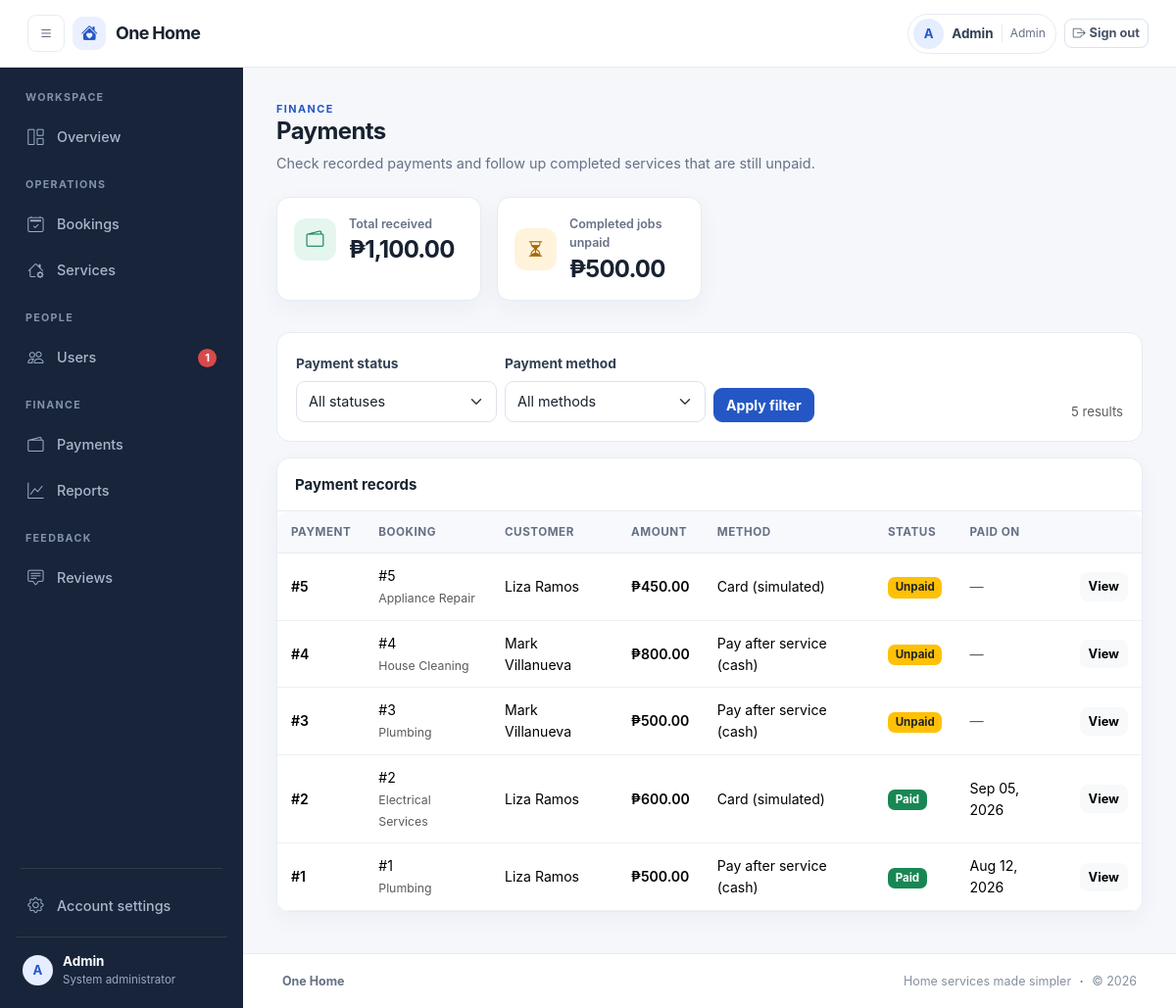
The page /admin/payments/index.php (signed in) on the database its author committed.
### tables this page shows
CREATE TABLE users (
  id INT AUTO_INCREMENT PRIMARY KEY,
  name VARCHAR(100) NOT NULL,
  email VARCHAR(100) NOT NULL UNIQUE,
  password VARCHAR(255) NOT NULL,
  phone VARCHAR(30),
  address VARCHAR(255),
  role ENUM('admin','employee','customer') NOT NULL,
  status ENUM('active','pending','inactive') NOT NULL DEFAULT 'active',
  avatar VARCHAR(255),
  skills VARCHAR(255),
  available_days VARCHAR(40) NOT NULL DEFAULT 'Mon,Tue,Wed,Thu,Fri',
  is_available TINYINT NOT NULL DEFAULT 1,
  created_at DATETIME NOT NULL DEFAULT CURRENT_TIMESTAMP,
  INDEX idx_users_role_status (role, status)
);

CREATE TABLE payments (
  id INT AUTO_INCREMENT PRIMARY KEY,
  booking_id INT NOT NULL UNIQUE,
  amount DECIMAL(10,2) NOT NULL,
  method ENUM('cash','card') NOT NULL DEFAULT 'cash',
  status ENUM('Unpaid','Paid','Refunded') NOT NULL DEFAULT 'Unpaid',
  card_last4 CHAR(4),
  paid_at DATETIME NULL,
  FOREIGN KEY (booking_id) REFERENCES bookings(id) ON DELETE CASCADE,
  CHECK (amount >= 0)
);

CREATE TABLE bookings (
  id INT AUTO_INCREMENT PRIMARY KEY,
  customer_id INT NOT NULL,
  employee_id INT NOT NULL,
  service_id INT NOT NULL,
  booking_date DATE NOT NULL,
  booking_time TIME NOT NULL,
  address VARCHAR(255) NOT NULL,
  description TEXT,
  photo VARCHAR(255),
  price DECIMAL(10,2) NOT NULL,
  status ENUM('Pending','Confirmed','Ongoing','Completed','Cancelled','Declined') NOT NULL DEFAULT 'Pending',
  decline_reason VARCHAR(255),
  created_at DATETIME NOT NULL DEFAULT CURRENT_TIMESTAMP,
  FOREIGN KEY (customer_id) REFERENCES users(id),
  FOREIGN KEY (employee_id) REFERENCES users(id),
  FOREIGN KEY (service_id) REFERENCES services(id),
  INDEX idx_bookings_customer (customer_id),
  INDEX idx_bookings_employee_date (employee_id, booking_date, status),
  INDEX idx_bookings_service (service_id),
  INDEX idx_bookings_status_date (status, booking_date),
  CHECK (price >= 0)
);

CREATE TABLE services (
  id INT AUTO_INCREMENT PRIMARY KEY,
  name VARCHAR(100) NOT NULL,
  description TEXT,
  price DECIMAL(10,2) NOT NULL,
  icon VARCHAR(50) NOT NULL DEFAULT 'bi-tools',
  is_active TINYINT NOT NULL DEFAULT 1,
  INDEX idx_services_active (is_active),
  CHECK (price >= 0)
);

### includes/auth.php (called while the page is built, shortened)
<?php
require_once INC . '/dbconn.php';
require_once INC . '/functions.php';
require_once INC . '/notifications.php';
function current_user()
{
    static $loaded = false;
    static $user = null;
    if (!$loaded) {
        $loaded = true;
        if (!empty($_SESSION['uid'])) {
            $user_id = (int) $_SESSION['uid'];
            if ($user_id > 0) {
                $user = db_one("SELECT * FROM users WHERE id = ? LIMIT 1", [$user_id]);
            }
        }
    }
    return $user;
}
function home_for($role)
{
    $pages = [
        'admin' => 'admin/dashboard.php',
        'employee' => 'employee/dashboard.php',
        'customer' => 'customer/dashboard.php'
    ];
    return $pages[$role] ?? 'login.php';
}
function require_role($role)
{
    $user = current_user();
}

### includes/notifications.php (called while the page is built, shortened)
<?php
function pending_employees_count()
{
    return db_val("SELECT COUNT(*) FROM users WHERE role='employee' AND status='pending'");
}

### admin/payments/index.php (the view, shortened to what this page needs)
<?php
require_once __DIR__ . '/../../includes/auth.php';
require_role('admin');
$st = in_array($_GET['status'] ?? '', ['Unpaid', 'Paid', 'Refunded'], true) ? $_GET['status'] : '';
$mt = in_array($_GET['method'] ?? '', ['cash', 'card'], true) ? $_GET['method'] : '';
$rows = db_all(
    "SELECT p.*, b.id AS bid, c.name AS cname, e.name AS ename,
            s.name AS sname, b.status AS bstatus
     FROM payments p
     JOIN bookings b ON b.id = p.booking_id
     JOIN users c ON c.id = b.customer_id
     JOIN users e ON e.id = b.employee_id
     JOIN services s ON s.id = b.service_id
     WHERE (? = '' OR p.status = ?)
     AND (? = '' OR p.method = ?)
     ORDER BY p.id DESC",
    [$st, $st, $mt, $mt]
);
$received = db_val("SELECT COALESCE(SUM(amount),0) FROM payments WHERE status='Paid'");
$unpaid = db_val("SELECT COALESCE(SUM(amount),0) FROM payments p JOIN bookings b ON b.id=p.booking_id WHERE p.status='Unpaid' AND b.status='Completed'");
require INC . '/header.php';
?>
<div class="page-heading">
    <div>
        <p class="eyebrow">FINANCE</p>
        <h1>Payments</h1>
        <p>Check recorded payments and follow up completed services that are still unpaid.</p>
    </div>
</div>
<div class="row g-3 mb-3">
    <?= stat_card('Total received', money($received), 'bi-wallet2', 'success') ?>
    <?= stat_card('Completed jobs unpaid', money($unpaid), 'bi-hourglass-split', 'warning') ?>
</div>
<form class="card card-body filter-bar mb-3" method="get">
    <div class="row g-2 align-items-end">
        <div class="col-sm-5 col-md-3">
            <label class="form-label" for="paymentStatus">Payment status</label>
            <select name="status" id="paymentStatus" class="form-select">
                <option value="">All statuses</option>
            </select>
        </div>
        <div class="col-sm-5 col-md-3">
            <label class="form-label" for="paymentMethod">Payment method</label>
            <select name="method" id="paymentMethod" class="form-select">
                <option value="">All methods</option>
            </select>
        </div>
        <div class="col-auto"><button class="btn btn-primary">Apply filter</button></div>
        <div class="col text-sm-end"><span class="small text-muted"><?= count($rows) ?> result<?= count($rows) === 1 ? '' : 's' ?></span></div>
    </div>
</form>
<div class="card">
    <div class="card-header">Payment records</div>
    <div class="table-responsive border-0">
        <?php if ($rows): ?>
            <table class="table table-hover align-middle">
                <thead><tr><th>Payment</th><th>Booking</th><th>Customer</th><th>Amount</th><th>Method</th><th>Status</th><th>Paid on</th><th></th></tr></thead>
                <tbody>
                    <?php foreach ($rows as $p): ?>
                        <tr>
                            <td class="fw-semibold">#<?= (int) $p['id'] ?></td>
                            <td>#<?= (int) $p['bid'] ?><br><span class="small text-muted"><?= e($p['sname']) ?></span></td>
                            <td><?= e($p['cname']) ?></td>
                            <td class="fw-semibold text-nowrap"><?= money($p['amount']) ?></td>
                            <td><?= pay_label($p['method']) ?></td>
                            <td><?= badge($p['status']) ?></td>
                            <td><?= $p['paid_at'] ? fdate($p['paid_at']) : '<span class="text-muted">—</span>' ?></td>
                            <td><a class="btn btn-sm btn-light" href="view.php?id=<?= $p['id'] ?>">View</a></td>
                        </tr>
                    <?php endforeach; ?>
                </tbody>
            </table>
        <?php else: ?>
            <div class="empty-state"><i class="bi bi-wallet2"></i><strong>No payment records found</strong><span>Try changing the selected filters.</span></div>
        <?php endif; ?>
    </div>
</div>
<?php require INC . '/footer.php'; ?>

### includes/header.php (shortened to what this page needs)
<?php
require_once __DIR__ . '/notifications.php';
$u = current_user();
$is_admin_layout = $u && $u['status'] === 'active' && $u['role'] === 'admin';
?>
<!DOCTYPE html>
<html lang="en">
<head>
    <link href="https://cdn.jsdelivr.net/npm/bootstrap@5.3.3/dist/css/bootstrap.min.css" rel="stylesheet">
    <link href="https://cdn.jsdelivr.net/npm/bootstrap-icons@1.11.3/font/bootstrap-icons.min.css" rel="stylesheet">
    <link href="<?= url('css/style.css') ?>" rel="stylesheet">
</head>
<body class="<?= $is_admin_layout ? 'admin-page' : 'public-page' ?>">
    <?php require __DIR__ . '/navbar.php'; ?>
    <?php if ($is_admin_layout): ?>
        <main class="page-content admin-page-content">
    <?php else: ?>
        <main class="container page-content py-4">
    <?php endif; ?>

### includes/navbar.php (shortened to what this page needs)
<?php
$u = current_user();
$role = $u['role'] ?? '';
$current_path = str_replace('\\', '/', parse_url($_SERVER['REQUEST_URI'] ?? '', PHP_URL_PATH) ?? '');
$base_path = rtrim(BASE_URL, '/');
$is_active = function ($path) use ($current_path, $base_path) {
    $full_path = $base_path . '/' . ltrim($path, '/');
    return $current_path === $full_path || strpos($current_path, $full_path . '/') === 0;
};
?>
<nav class="navbar app-topbar">
    <div class="container-fluid app-topbar-inner">
        <div class="d-flex align-items-center gap-2">
            <?php if ($u && $role === 'admin'): ?>
                <button class="btn btn-icon mobile-menu-button" id="sidebarToggle" type="button" aria-label="Open menu" aria-controls="adminSidebar" aria-expanded="false">
                    <i class="bi bi-list"></i>
                </button>
            <?php endif; ?>
            <a class="navbar-brand app-brand" href="<?= url($u ? home_for($role) : 'index.php') ?>">
                <span class="brand-mark"><i class="bi bi-house-heart-fill"></i></span>
                <span>One Home</span>
            </a>
        </div>
        <div class="d-flex align-items-center gap-2 ms-auto">
            <?php if ($u && $u['status'] === 'active'): ?>
                <div class="user-chip d-none d-sm-flex">
                    <span class="user-avatar"><?= e(strtoupper(substr($u['name'], 0, 1))) ?></span>
                    <span class="user-chip-name"><?= e($u['name']) ?></span>
                    <span class="user-chip-role"><?= e(ucfirst($role)) ?></span>
                </div>
                <a class="btn btn-sm btn-outline-secondary logout-button" href="<?= url('logout.php') ?>"><i class="bi bi-box-arrow-right me-1"></i><span class="d-none d-sm-inline">Sign out</span></a>
            <?php else: ?>
                <a class="top-link" href="<?= url('login.php') ?>">Sign in</a>
                <a class="btn btn-primary btn-sm px-3" href="<?= url('register.php') ?>">Create account</a>
            <?php endif; ?>
        </div>
    </div>
</nav>
<?php if ($u && $u['status'] === 'active' && $role === 'admin'): ?>
    <div class="admin-layout">
        <aside class="admin-sidebar" id="adminSidebar" aria-label="Administrator navigation">
            <div class="sidebar-caption">WORKSPACE</div>
            <a class="sidebar-link <?= $is_active('admin/dashboard.php') ? 'active' : '' ?>" href="<?= url('admin/dashboard.php') ?>">
                <i class="bi bi-grid-1x2"></i><span>Overview</span>
            </a>
            <div class="sidebar-caption">OPERATIONS</div>
            <a class="sidebar-link <?= $is_active('admin/bookings/') ? 'active' : '' ?>" href="<?= url('admin/bookings/index.php') ?>">
                <i class="bi bi-calendar2-check"></i><span>Bookings</span>
            </a>
            <a class="sidebar-link <?= $is_active('admin/services/') ? 'active' : '' ?>" href="<?= url('admin/services/index.php') ?>">
                <i class="bi bi-house-gear"></i><span>Services</span>
            </a>
            <div class="sidebar-caption">PEOPLE</div>
            <a class="sidebar-link <?= $is_active('admin/users/') ? 'active' : '' ?>" href="<?= url('admin/users/index.php') ?>">
                <i class="bi bi-people"></i><span>Users</span>
                <?php $pending_count = pending_employees_count(); if ($pending_count): ?><span class="sidebar-count"><?= $pending_count ?></span><?php endif; ?>
            </a>
            <div class="sidebar-caption">FINANCE</div>
            <a class="sidebar-link <?= $is_active('admin/payments/') ? 'active' : '' ?>" href="<?= url('admin/payments/index.php') ?>">
                <i class="bi bi-wallet2"></i><span>Payments</span>
            </a>
            <a class="sidebar-link <?= $is_active('admin/reports/') ? 'active' : '' ?>" href="<?= url('admin/reports/index.php') ?>">
                <i class="bi bi-graph-up"></i><span>Reports</span>
            </a>
            <div class="sidebar-caption">FEEDBACK</div>
            <a class="sidebar-link <?= $is_active('admin/reviews/') ? 'active' : '' ?>" href="<?= url('admin/reviews/index.php') ?>">
                <i class="bi bi-chat-square-text"></i><span>Reviews</span>
            </a>
            <div class="sidebar-spacer"></div>
            <div class="sidebar-divider"></div>
            <a class="sidebar-link <?= $is_active('admin/profile.php') ? 'active' : '' ?>" href="<?= url('admin/profile.php') ?>">
                <i class="bi bi-gear"></i><span>Account settings</span>
            </a>
            <div class="sidebar-user">
                <span class="user-avatar"><?= e(strtoupper(substr($u['name'], 0, 1))) ?></span>
                <span><strong><?= e($u['name']) ?></strong><small>System administrator</small></span>
            </div>
        </aside>
        <div class="admin-content">
<?php endif; ?>

### includes/functions.php (shortened to what this page needs)
<?php
function e($s)
{
    return htmlspecialchars((string) $s, ENT_QUOTES, 'UTF-8');
}
function url($p)
{
    return BASE_URL . '/' . ltrim($p, '/');
}
function money($n)
{
    return '₱' . number_format((float) $n, 2);
}
function fdate($d)
{
    return date('M d, Y', strtotime($d));
}
function badge($s)
{
    $c = [
        'Pending' => 'warning text-dark',
        'Confirmed' => 'info text-dark',
        'Ongoing' => 'primary',
        'Completed' => 'success',
        'Cancelled' => 'secondary',
        'Declined' => 'danger',
        'Paid' => 'success',
        'Unpaid' => 'warning text-dark',
        'Refunded' => 'dark',
        'active' => 'success',
        'pending' => 'warning text-dark',
        'inactive' => 'danger'
    ];
    return '<span class="badge bg-' . ($c[$s] ?? 'secondary') . '">' . e(ucfirst((string) $s)) . '</span>';
}
function pay_label($m)
{
    return $m === 'card' ? 'Card (simulated)' : 'Pay after service (cash)';
}
function db_run($sql, $params = [])
{
    global $conn;
    $st = mysqli_prepare($conn, $sql);
    if ($params)
        mysqli_stmt_bind_param($st, str_repeat('s', count($params)), ...$params);
    if (!mysqli_stmt_execute($st))
        die('SQL error: ' . mysqli_stmt_error($st));
    return $st;
}
function db_all($sql, $params = [])
{
    $r = mysqli_stmt_get_result(db_run($sql, $params));
    return $r ? mysqli_fetch_all($r, MYSQLI_ASSOC) : [];
}
function db_one($sql, $params = [])
{
    $a = db_all($sql, $params);
    return $a ? $a[0] : null;
}
function db_val($sql, $params = [])
{
    $r = db_one($sql, $params);
    return $r ? array_values($r)[0] : 0;
}
{ ?>
<?php }
function stat_card($label, $value, $icon = 'bi-bar-chart', $color = 'primary')
{
    $allowed_colors = ['primary', 'success', 'info', 'warning', 'danger'];
    return '<div class="col-6 col-xl-3 mb-3">'
        . '<div class="stat-card stat-' . $color . '">'
        . '<div class="card-body">'
        . '<span class="stat-icon"><i class="bi ' . e($icon) . '"></i></span>'
        . '<div class="min-w-0">'
        . '<div class="stat-label">' . e($label) . '</div>'
        . '<div class="stat-value">' . $value . '</div>'
        . '</div>'
        . '</div></div></div>';
}
    ob_start(); ?>

### includes/footer.php (shortened to what this page needs)
        </main>
        <?php if (!empty($is_admin_layout)): ?>
            <footer class="app-footer">
                <div class="container-fluid">
                    <span>One Home</span>
                    <span>Home services made simpler <span class="footer-dot">&middot;</span> &copy; <?= date('Y') ?></span>
                </div>
            </footer>
            </div>
        </div>
        <?php endif; ?>
    </body>
</html>

### rows shown on the page
users: name "A", name "Admin", role "Admin"
payments: id "5", booking "5", services.name "Appliance Repair", users.name "Liza Ramos", amount "₱450.00", method "Card (simulated)", status "Unpaid"
payments: id "4", booking "4", services.name "House Cleaning", users.name "Mark Villanueva", amount "₱800.00", method "Pay after service (cash)", status "Unpaid"
payments: id "3", booking "3", services.name "Plumbing", users.name "Mark Villanueva", amount "₱500.00", method "Pay after service (cash)", status "Unpaid"
payments: id "2", booking "2", services.name "Electrical Services", users.name "Liza Ramos", amount "₱600.00", method "Card (simulated)", status "Paid", paid_at "Sep 05, 2026"
payments: id "1", booking "1", services.name "Plumbing", users.name "Liza Ramos", amount "₱500.00", method "Pay after service (cash)", status "Paid", paid_at "Aug 12, 2026"

### other values the page prints
$pending_count "1"
$label "Total received Completed jobs unpaid"
$value "₱1,100.00 ₱500.00"
count($rows) "5"
